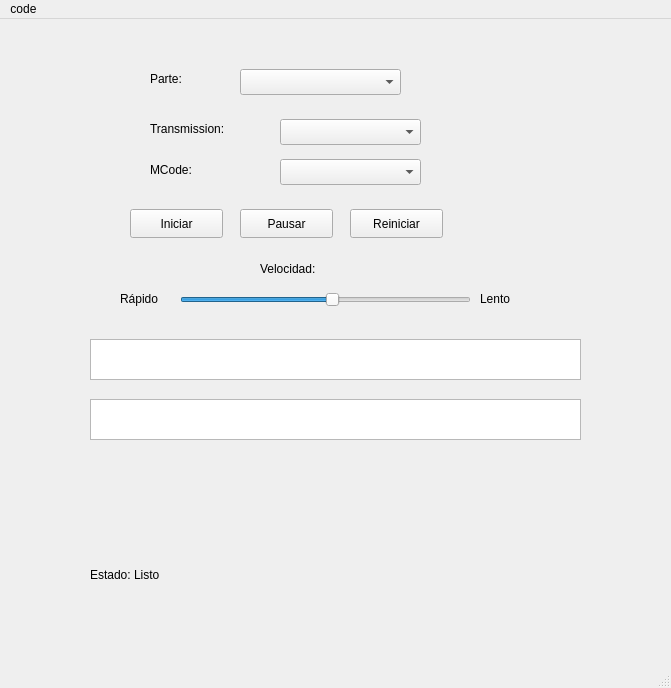
<?xml version="1.0" encoding="UTF-8"?>
<ui version="4.0">
 <class>MainWindow</class>
 <widget class="QMainWindow" name="MainWindow">
  <property name="geometry">
   <rect>
    <x>0</x>
    <y>0</y>
    <width>671</width>
    <height>688</height>
   </rect>
  </property>
  <property name="windowTitle">
   <string>MainWindow</string>
  </property>
  <property name="animated">
   <bool>true</bool>
  </property>
  <widget class="QWidget" name="centralwidget">
   <widget class="QComboBox" name="comboParte">
    <property name="geometry">
     <rect>
      <x>240</x>
      <y>50</y>
      <width>161</width>
      <height>26</height>
     </rect>
    </property>
   </widget>
   <widget class="QComboBox" name="comboTransmission">
    <property name="geometry">
     <rect>
      <x>280</x>
      <y>100</y>
      <width>141</width>
      <height>26</height>
     </rect>
    </property>
   </widget>
   <widget class="QComboBox" name="comboMCode">
    <property name="geometry">
     <rect>
      <x>280</x>
      <y>140</y>
      <width>141</width>
      <height>26</height>
     </rect>
    </property>
   </widget>
   <widget class="QPushButton" name="btnIniciar">
    <property name="geometry">
     <rect>
      <x>130</x>
      <y>190</y>
      <width>93</width>
      <height>29</height>
     </rect>
    </property>
    <property name="text">
     <string>Iniciar</string>
    </property>
   </widget>
   <widget class="QPushButton" name="btnPausar">
    <property name="geometry">
     <rect>
      <x>240</x>
      <y>190</y>
      <width>93</width>
      <height>29</height>
     </rect>
    </property>
    <property name="text">
     <string>Pausar</string>
    </property>
   </widget>
   <widget class="QPushButton" name="btnReiniciar">
    <property name="geometry">
     <rect>
      <x>350</x>
      <y>190</y>
      <width>93</width>
      <height>29</height>
     </rect>
    </property>
    <property name="text">
     <string>Reiniciar</string>
    </property>
   </widget>
   <widget class="QLabel" name="lblParte">
    <property name="geometry">
     <rect>
      <x>150</x>
      <y>50</y>
      <width>63</width>
      <height>20</height>
     </rect>
    </property>
    <property name="text">
     <string>Parte:</string>
    </property>
   </widget>
   <widget class="QLabel" name="lblEstado">
    <property name="geometry">
     <rect>
      <x>90</x>
      <y>500</y>
      <width>491</width>
      <height>111</height>
     </rect>
    </property>
    <property name="text">
     <string>Estado: Listo</string>
    </property>
    <property name="wordWrap">
     <bool>true</bool>
    </property>
   </widget>
   <widget class="QLabel" name="label">
    <property name="geometry">
     <rect>
      <x>150</x>
      <y>100</y>
      <width>111</width>
      <height>20</height>
     </rect>
    </property>
    <property name="text">
     <string>Transmission:</string>
    </property>
   </widget>
   <widget class="QLabel" name="label_2">
    <property name="geometry">
     <rect>
      <x>150</x>
      <y>130</y>
      <width>101</width>
      <height>41</height>
     </rect>
    </property>
    <property name="text">
     <string>MCode:</string>
    </property>
   </widget>
   <widget class="QTextEdit" name="transmissionView">
    <property name="geometry">
     <rect>
      <x>90</x>
      <y>320</y>
      <width>491</width>
      <height>41</height>
     </rect>
    </property>
    <property name="readOnly">
     <bool>true</bool>
    </property>
   </widget>
   <widget class="QTextEdit" name="mcodeView">
    <property name="geometry">
     <rect>
      <x>90</x>
      <y>380</y>
      <width>491</width>
      <height>41</height>
     </rect>
    </property>
    <property name="readOnly">
     <bool>true</bool>
    </property>
   </widget>
   <widget class="QSlider" name="sliderVelocidad">
    <property name="geometry">
     <rect>
      <x>180</x>
      <y>270</y>
      <width>291</width>
      <height>22</height>
     </rect>
    </property>
    <property name="minimum">
     <number>50</number>
    </property>
    <property name="maximum">
     <number>1000</number>
    </property>
    <property name="value">
     <number>550</number>
    </property>
    <property name="sliderPosition">
     <number>550</number>
    </property>
    <property name="orientation">
     <enum>Qt::Orientation::Horizontal</enum>
    </property>
    <property name="invertedAppearance">
     <bool>false</bool>
    </property>
    <property name="invertedControls">
     <bool>false</bool>
    </property>
   </widget>
   <widget class="QLabel" name="label_3">
    <property name="geometry">
     <rect>
      <x>260</x>
      <y>240</y>
      <width>81</width>
      <height>20</height>
     </rect>
    </property>
    <property name="text">
     <string>Velocidad:</string>
    </property>
   </widget>
   <widget class="QLabel" name="label_4">
    <property name="geometry">
     <rect>
      <x>480</x>
      <y>270</y>
      <width>41</width>
      <height>20</height>
     </rect>
    </property>
    <property name="text">
     <string>Lento</string>
    </property>
   </widget>
   <widget class="QLabel" name="label_5">
    <property name="geometry">
     <rect>
      <x>120</x>
      <y>270</y>
      <width>51</width>
      <height>20</height>
     </rect>
    </property>
    <property name="text">
     <string>Rápido</string>
    </property>
   </widget>
  </widget>
  <widget class="QMenuBar" name="menubar">
   <property name="geometry">
    <rect>
     <x>0</x>
     <y>0</y>
     <width>671</width>
     <height>26</height>
    </rect>
   </property>
   <widget class="QMenu" name="menuhol">
    <property name="title">
     <string>code</string>
    </property>
   </widget>
   <addaction name="menuhol"/>
  </widget>
  <widget class="QStatusBar" name="statusbar"/>
  <action name="actionStringsSearch">
   <property name="text">
    <string>StringsSearch</string>
   </property>
  </action>
 </widget>
 <resources/>
 <connections/>
</ui>
